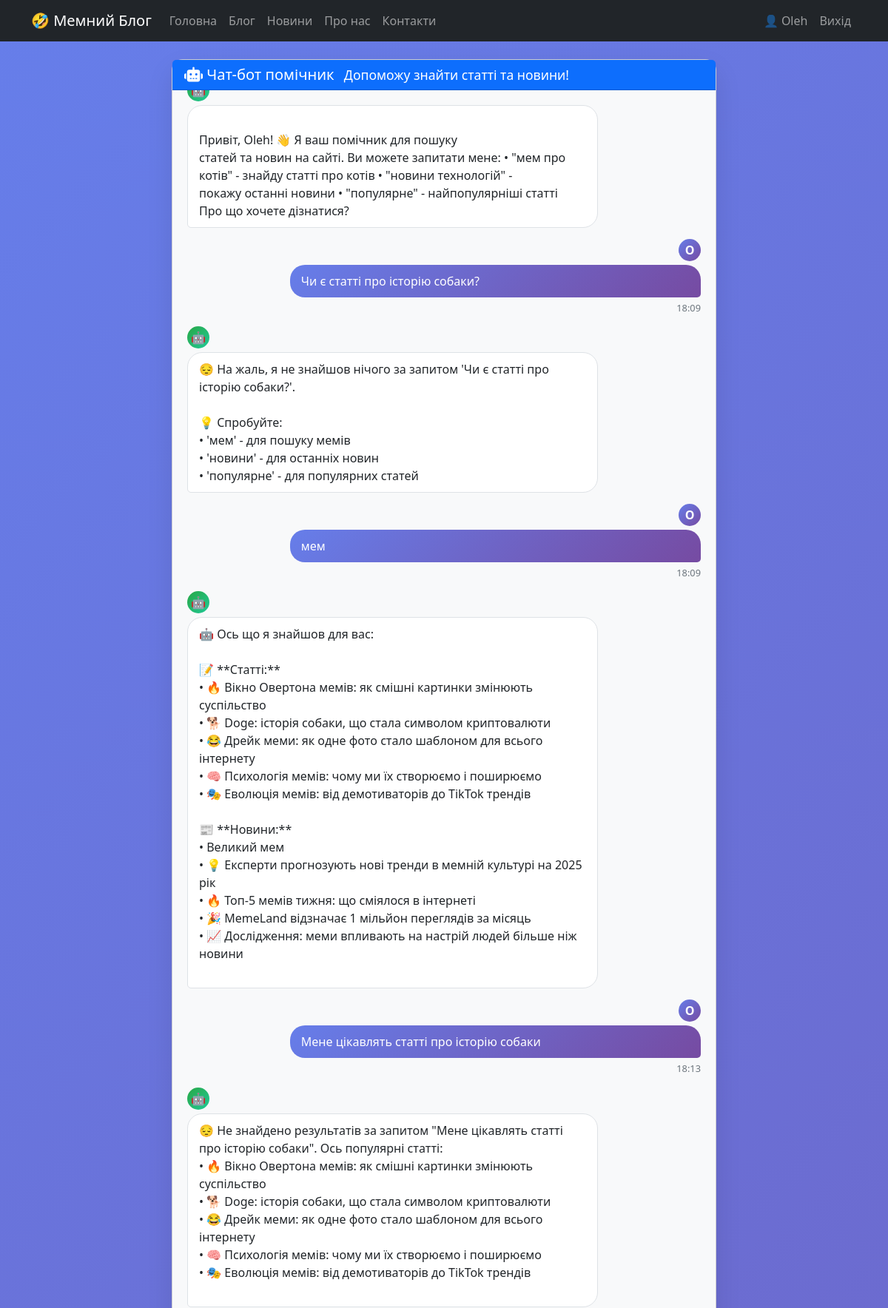
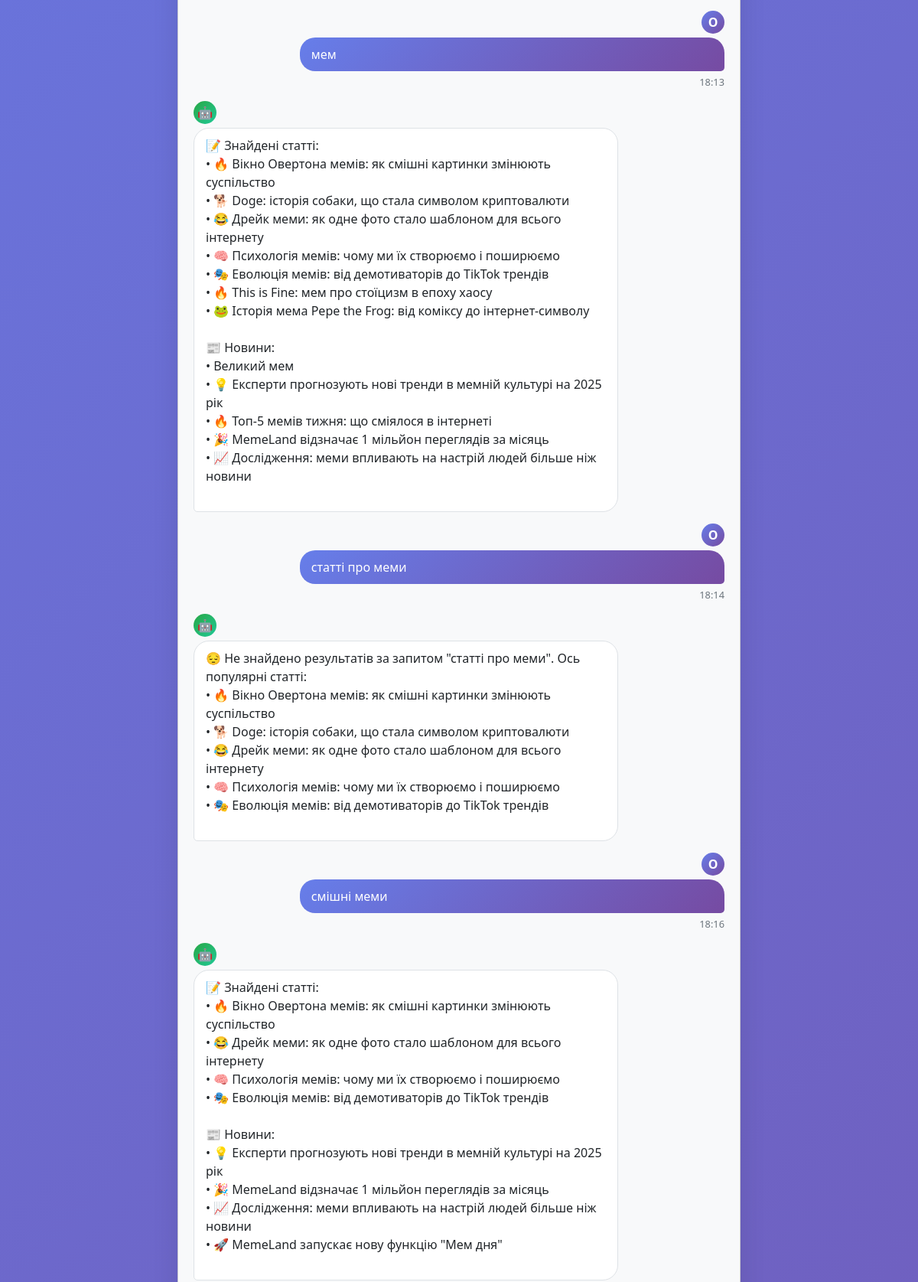
The app's page /chatbot/ (signed in, upper part) with its own data (2 pictures, top to bottom).
### main/models.py (models this page shows, shortened)
class ChatMessage(models.Model):
    user = models.ForeignKey(User, on_delete=models.CASCADE)
    message = models.TextField()
    response = models.TextField()
    timestamp = models.DateTimeField(auto_now_add=True)
    class Meta:
        ordering = ['-timestamp']

### main/views.py (the view, shortened to what this page needs)
# urls.py: path('chatbot/', views.chatbot_view, name='chatbot'),
@login_required
def chatbot_view(request):
    chat_history = ChatMessage.objects.filter(user=request.user)[:10]
    return render(request, 'chatbot.html', {'chat_history': chat_history})

### main/context_processors.py (called while the page is built)
def show_2fa_setup(request):
    show_setup = False
    if not isinstance(request.user, AnonymousUser) and request.user.is_authenticated:
        has_2fa = TOTPDevice.objects.filter(user=request.user, confirmed=True).exists()
        show_setup = not has_2fa
    return {
        'show_2fa_setup': show_setup
    }

### templates/chatbot.html (shortened to what this page needs)
<!DOCTYPE html>
<html lang="uk">
  <head>
    <link
      href="https://cdn.jsdelivr.net/npm/bootstrap@5.3.2/dist/css/bootstrap.min.css"
      rel="stylesheet"
    />
  </head>
  <body>
    <nav class="navbar navbar-expand-lg navbar-dark bg-dark">
      <div class="container">
        <a class="navbar-brand" href="{% url 'blog' %}">🤣 Мемний Блог</a>
        <div class="collapse navbar-collapse" id="navbarNav">
          <div class="navbar-nav me-auto">
            <a class="nav-link" href="{% url 'index' %}">Головна</a>
            <a class="nav-link" href="{% url 'blog' %}">Блог</a>
            <a class="nav-link" href="{% url 'news' %}">Новини</a>
            <a class="nav-link" href="{% url 'about' %}">Про нас</a>
            <a class="nav-link" href="{% url 'contact' %}">Контакти</a>
          </div>
          <div class="navbar-nav">
            <a class="nav-link" href="{% url 'profile' %}"
              >👤 {{ user.username }}</a
            >
            <a class="nav-link" href="{% url 'logout' %}">Вихід</a>
          </div>
        </div>
      </div>
    </nav>
    <div class="container mt-4">
      <div class="row justify-content-center">
        <div class="col-md-8">
          <div class="card chat-container">
            <div class="card-header bg-primary text-white">
              <h5 class="mb-0">
                <i class="fas fa-robot"></i>
                Чат-бот помічник
                <small class="ms-2">Допоможу знайти статті та новини!</small>
              </h5>
            </div>
            <div class="chat-messages" id="chatMessages">
              <div class="message bot-message">
                <div class="bot-avatar">🤖</div>
                <div class="message-bubble">
                  Привіт, {{ user.username }}! 👋 Я ваш помічник для пошуку
                  статей та новин на сайті. Ви можете запитати мене: • "мем про
                  котів" - знайду статті про котів • "новини технологій" -
                  покажу останні новини • "популярне" - найпопулярніші статті
                  Про що хочете дізнатися?
                </div>
              </div>
              {% for chat in chat_history reversed %}
              <div class="message user-message">
                <div class="user-avatar">{{ user.username|first|upper }}</div>
                <div class="message-bubble">{{ chat.message }}</div>
                <div class="message-time text-end">
                  {{ chat.timestamp|time:"H:i" }}
                </div>
              </div>
              <div class="message bot-message">
                <div class="bot-avatar">🤖</div>
                <div class="message-bubble">{{ chat.response }}</div>
              </div>
              {% endfor %}
            </div>
          </div>
        </div>
      </div>
    </div>
  </body>
</html>

### templates/chatbot.html (style rules this page uses)
body { background: linear-gradient(135deg, #667eea 0%, #764ba2 100%); min-height: 100vh; }
.chat-container { background: rgba(255, 255, 255, 0.95); border-radius: 15px; box-shadow: 0 15px 35px rgba(0, 0, 0, 0.1); height: 70vh; display: flex; flex-direction: column; }
.chat-messages { flex: 1; overflow-y: auto; padding: 20px; background: #f8f9fa; border-radius: 15px 15px 0 0; }
.message { margin-bottom: 15px; max-width: 80%; }
.user-message { margin-left: auto; }
.user-message .message-bubble { background: linear-gradient(135deg, #667eea 0%, #764ba2 100%); color: white; padding: 10px 15px; border-radius: 20px 20px 5px 20px; }
.bot-message .message-bubble { background: white; border: 1px solid #dee2e6; padding: 10px 15px; border-radius: 20px 20px 20px 5px; white-space: pre-line; }
.message-time { font-size: 0.8em; color: #6c757d; margin-top: 5px; }
.bot-avatar { width: 30px; height: 30px; border-radius: 50%; background: linear-gradient(135deg, #28a745, #20c997); display: flex; align-items: center; justify-content: center; color: white; font-weight: bold; margin-bottom: 5px; }
.user-avatar { width: 30px; height: 30px; border-radius: 50%; background: linear-gradient(135deg, #667eea, #764ba2); display: flex; align-items: center; justify-content: center; color: white; font-weight: bold; margin-bottom: 5px; margin-left: auto; }

### records on screen
ChatMessage: message "Чи є статті про історію собаки?", timestamp "18:09", response "😔 На жаль, я не знайшов нічого за запитом 'Чи є статті про історію собаки?'. 💡 Спробуйте: • 'мем' - для пошуку мемів • 'новини' - для останніх новин • 'популярне' - для популярних статей"
ChatMessage: message "мем", timestamp "18:09", response "🤖 Ось що я знайшов для вас: 📝 **Статті:** • 🔥 Вікно Овертона мемів: як смішні картинки змінюють суспільство • 🐕 Doge: історія собаки, що стала символом криптовалюти • 😂 Дрейк меми: як одне фото стало шаблоном для всього інтернету • 🧠 Психологія мемів: чому ми їх створюємо і поширюємо • 🎭 Еволюція мемів: від демотиваторів до TikTok трендів 📰 **Новини:** • Великий мем • 💡 Експерти прогнозують нові тренди в мемній культурі на 2025 рік • 🔥 Топ-5 мемів тижня: що сміялося в інтернеті • 🎉 MemeLand відзначає 1 мільйон переглядів за місяць • 📈 Дослідження: меми впливають на настрій людей більше ніж новини"
ChatMessage: message "Мене цікавлять статті про історію собаки", timestamp "18:13", response "😔 Не знайдено результатів за запитом \"Мене цікавлять статті про історію собаки\". Ось популярні статті: • 🔥 Вікно Овертона мемів: як смішні картинки змінюють суспільство • 🐕 Doge: історія собаки, що стала символом криптовалюти • 😂 Дрейк меми: як одне фото стало шаблоном для всього інтернету • 🧠 Психологія мемів: чому ми їх створюємо і поширюємо • 🎭 Еволюція мемів: від демотиваторів до TikTok трендів"
ChatMessage: message "мем", timestamp "18:13", response "📝 Знайдені статті: • 🔥 Вікно Овертона мемів: як смішні картинки змінюють суспільство • 🐕 Doge: історія собаки, що стала символом криптовалюти • 😂 Дрейк меми: як одне фото стало шаблоном для всього інтернету • 🧠 Психологія мемів: чому ми їх створюємо і поширюємо • 🎭 Еволюція мемів: від демотиваторів до TikTok трендів • 🔥 This is Fine: мем про стоїцизм в епоху хаосу • 🐸 Історія мема Pepe the Frog: від коміксу до інтернет-символу 📰 Новини: • Великий мем • 💡 Експерти прогнозують нові тренди в мемній культурі на 2025 рік • 🔥 Топ-5 мемів тижня: що сміялося в інтернеті • 🎉 MemeLand відзначає 1 мільйон переглядів за місяць • 📈 Дослідження: меми впливають на настрій людей більше ніж новини"
ChatMessage: message "статті про меми", timestamp "18:14", response "😔 Не знайдено результатів за запитом \"статті про меми\". Ось популярні статті: • 🔥 Вікно Овертона мемів: як смішні картинки змінюють суспільство • 🐕 Doge: історія собаки, що стала символом криптовалюти • 😂 Дрейк меми: як одне фото стало шаблоном для всього інтернету • 🧠 Психологія мемів: чому ми їх створюємо і поширюємо • 🎭 Еволюція мемів: від демотиваторів до TikTok трендів"
ChatMessage: message "смішні меми", timestamp "18:16", response "📝 Знайдені статті: • 🔥 Вікно Овертона мемів: як смішні картинки змінюють суспільство • 😂 Дрейк меми: як одне фото стало шаблоном для всього інтернету • 🧠 Психологія мемів: чому ми їх створюємо і поширюємо • 🎭 Еволюція мемів: від демотиваторів до TikTok трендів 📰 Новини: • 💡 Експерти прогнозують нові тренди в мемній культурі на 2025 рік • 🎉 MemeLand відзначає 1 мільйон переглядів за місяць • 📈 Дослідження: меми впливають на настрій людей більше ніж новини • 🚀 MemeLand запускає нову функцію \"Мем дня\""

### other values on screen
{{ user.username }} "Oleh"
{{ user.username|first|upper }} "O"
